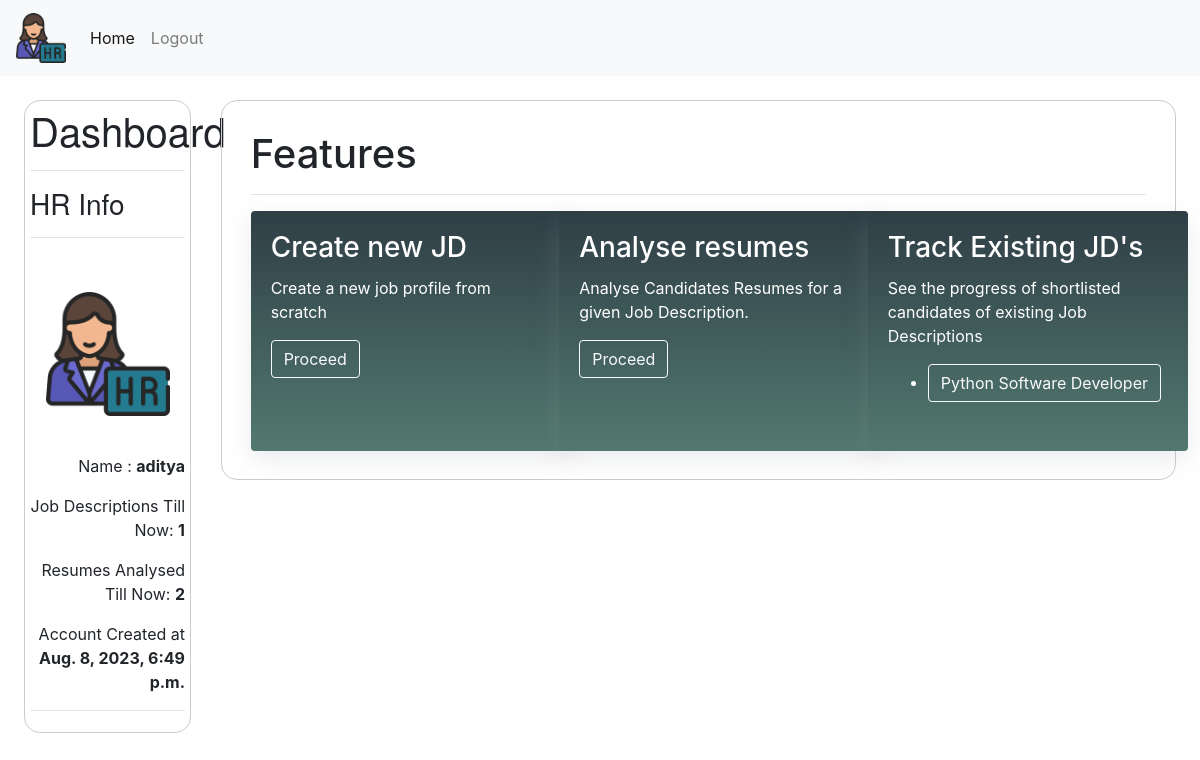
The page /dashboard (signed in) on the database its author committed.
### hr/models.py (models this page shows, shortened)
class User(AbstractUser):
    employer_id= models.CharField(max_length=25, null=True, blank=True)
    employer_name= models.CharField(max_length=100, null=True, blank=True)
    department = models.CharField(max_length=20,null=True,blank=True)
    is_hr = models.BooleanField(default=True)
    visited = models.BooleanField(default=False)

class BaseFields(models.Model):
    created_at = models.DateTimeField(auto_now_add=True)
    updated_at = models.DateTimeField(auto_now=True)
    class Meta:
        abstract = True

class Job_Description(BaseFields):
    hr_id = models.ForeignKey(User,on_delete=models.CASCADE,related_name='hr_id')
    jd_title= models.CharField(max_length= 100, null=True)
    job_description = models.JSONField()
    recommendation_used = models.BooleanField(default=False)

### hr/views.py (the view)
# urls.py: path("dashboard", views.index, name="index"),
@login_required
def index(request):
    jds=Job_Description.objects.filter(hr_id = request.user).all()
    return render(request,'hr/dashboard.html',{
        'jds':jds
    })

### hr/templates/hr/dashboard.html (shortened to what this page needs)
{% extends 'hr/layout.html' %}
{% block body %}
    <div >
      <h1>Features</h1>
    </div>
    <hr>
  <div class="row">
      <div class="col-md-4">
          <div class="card" style="width: 20rem;  height: 15rem;">
              <div class="card-body">
                <h3 class="card-title">Create new JD</h3>
                <p class="card-text">Create a new job profile from scratch</p>
                <a href="{% url 'jd_description_analyser' %}" class="btn btn-outline-light">Proceed</a>
              </div>
            </div>
      </div>
      <div class="col-md-4">
          <div class="card" style="width: 20rem; height: 15em;">
              <div class="card-body">
                <h3 class="card-title">Analyse resumes</h3>
                <p class="card-text">Analyse Candidates Resumes for a given Job Description.</p>
                <a href="{% url 'analyse_resumes' %}" class="btn btn-outline-light">Proceed</a>
              </div>
          </div>
      </div>
      <div class="col-md-4">
        <div class="card" style="width: 20rem;min-height: 15rem;">
          <div class="card-body d-flex flex-column">
              <h3 class="card-title">Track Existing JD's</h3>
              <p class="card-text">See the progress of shortlisted candidates of existing Job Descriptions</p>
              <ul class="flex-grow-1">
                {% for jd in jds %}
                    <li><a href="{% url 'jd_progress' jd.id %}" class="btn btn-outline-light">{{jd.jd_title}}</a></li>
                    {% empty %}
                    <li>No JDs</li>
                  {% endfor %}
              </ul>
          </div>
      </div>
      </div>
  </div>
{% endblock %}

### hr/templates/hr/layout.html (shortened to what this page needs)
{% load static %}
<!DOCTYPE html>
<html lang="en">
    <head>
        <link rel="stylesheet" href="https://stackpath.bootstrapcdn.com/bootstrap/4.4.1/css/bootstrap.min.css">
        <link rel="stylesheet" href="{% static 'hr/styles.css' %}">
    </head>
    <body>
        <nav class="navbar navbar-expand-lg navbar-light bg-light">
          <a class="navbar-brand" href="#">
            <img src="{% static 'hr\hr-manager.png' %}" width="50" height="50" alt="">
          </a>
            <div class="collapse navbar-collapse" id="navbarSupportedContent">
              <ul class="navbar-nav mr-auto">
                <li class="nav-item active">
                  <a class="nav-link" href="{%url 'index'%}">Home <span class="sr-only">(current)</span></a>
                </li>
                {% if request.user.is_authenticated %}
                <li class="nav-item">
                  <a class="nav-link" href="{% url 'logout' %}">Logout</a>
                </li>
                {% endif%}
              </ul>
            </div>
          </nav>
        <div class="container-fluid">
          <div class="row">
            <div class="col-md-2" style="height: auto;">
              <div class="welcome">
                <div class="info">
                  <h1 style="font-family: Helvetica Neue;">Dashboard</h1>
                  <hr>
                  <h3 style="font-family: Helvetica Neue;">HR Info</h3>
                  <hr>
                  <div style="text-align:right; margin:0px auto 0px auto;">
                    <div style="display: flex; justify-content: center; align-items: center; height: 200px;">
                      <img src="{% static 'hr\hr-manager.png' %}" alt="Centered Image" style="max-height: 80%; max-width: 80%;">
                    </div>
                    <p>Name : <b>{{request.user.username}}</b></p>
                    <p>Job Descriptions Till Now: <b id="pdf_count">1</b></p>
                    <p>Resumes Analysed Till Now: <b id="pdf_count">2</b></p>
                    <p>Account Created at <b>{{request.user.date_joined}}</b></p>
                  </div>
                  <hr>
                </div>
              </div>
            </div>
            <div class="col-md-10">
              <div class="welcome">
              {% block body %}
              {% endblock %}
            </div>
            </div>
          </div>
        </div>
    </body>
</html>

### hr/templates/hr/layout.html (style rules this page uses)
.container-fluid { padding: 2%; }
.welcome { border: 1px solid #ccc!important;border-radius: 16px; width: auto; padding: 3%; }
.card { border: none; box-shadow: rgba(149, 157, 165, 0.2) 0px 8px 24px; transition: .3s transform cubic-bezier(.155,1.105,.295,1.12),.3s box-shadow,.3s -webkit-transform cubic-bezier(.155,1.105,.295,1.12); }

### hr/templates/hr/dashboard.html (style rules this page uses)
.card { background-image: linear-gradient(to bottom, #2f3e46, #52796f); color: white; }

### rows shown on the page
User: user.username "aditya", user.date_joined "Aug. 8, 2023, 6:49 p.m."
Job_Description: jd_title "Python Software Developer"
